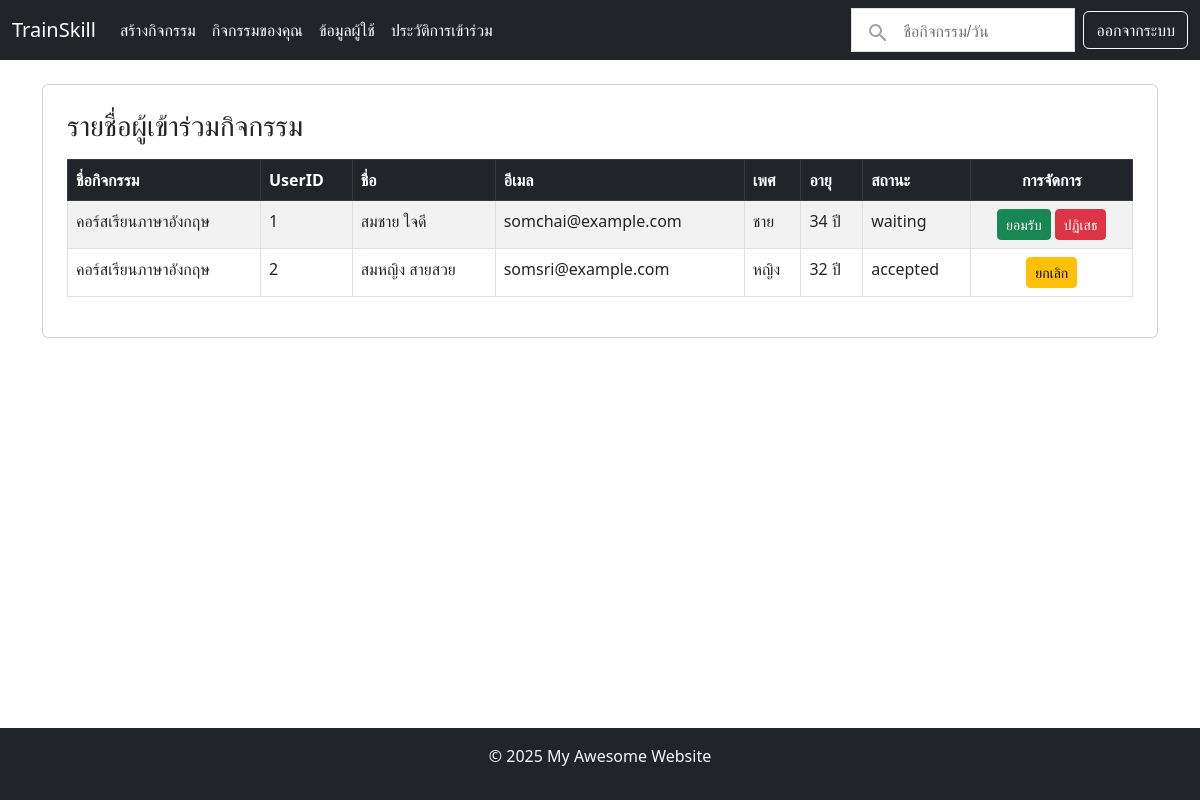
The page /course_participant?id=1 (signed in) on the database its author committed.
### tables this page shows
CREATE TABLE training (
    training_id INT PRIMARY KEY AUTO_INCREMENT,
    registration_id INT NOT NULL,
    status ENUM('waiting', 'accepted', 'cancelled') NOT NULL,
    FOREIGN KEY (registration_id) REFERENCES registration(registration_id) ON DELETE CASCADE
);

CREATE TABLE courses (
    course_id INT PRIMARY KEY AUTO_INCREMENT,
    course_name VARCHAR(255) NOT NULL,
    user_id INT NOT NULL,
    description TEXT,
    start_date DATE NOT NULL,
    end_date DATE NOT NULL,
    max_participants INT NOT NULL,
    FOREIGN KEY (user_id) REFERENCES users(user_id) ON DELETE CASCADE
);

CREATE TABLE registration (
    registration_id INT PRIMARY KEY AUTO_INCREMENT,
    user_id INT NOT NULL,
    course_id INT NOT NULL,
    FOREIGN KEY (user_id) REFERENCES users(user_id) ON DELETE CASCADE,
    FOREIGN KEY (course_id) REFERENCES courses(course_id) ON DELETE CASCADE
);

CREATE TABLE users (
    user_id INT PRIMARY KEY AUTO_INCREMENT,
    user_name VARCHAR(255) NOT NULL,
    email VARCHAR(255) UNIQUE NOT NULL,
    password VARCHAR(255) NOT NULL,
    gender ENUM('ชาย', 'หญิง', 'ไม่ระบุ'),
    birthday DATE,
    phone_number VARCHAR(20)
);

### includes/view.php (called while the page is built, shortened)
<?php
function renderView(string $template, array $data = []): void
{
    include TEMPLATES_DIR . '/header.php';
    include TEMPLATES_DIR . '/' . $template . '.php';
    include TEMPLATES_DIR . '/footer.php';
}

### routes/course_participant_get.php (called while the page is built)
<?php
$result = getTrainingByCourseId($_GET['id']);
renderView('course_participant_get', ['training' => $result]);

### databases/training.php (called while the page is built, shortened)
<?php
function getTrainingByCourseId($courseId): mysqli_result|bool
{
    $conn = getConnection();
    $sql = '
        SELECT c.*, u.*, r.*, t.*
        FROM training t
        INNER JOIN registration r ON t.registration_id = r.registration_id
        INNER JOIN users u ON r.user_id = u.user_id
        INNER JOIN courses c ON r.course_id = c.course_id
        WHERE c.course_id = ?;
    ';
    $stmt = $conn->prepare($sql);
    $stmt->bind_param('i', $courseId);
    $stmt->execute();
    $result = $stmt->get_result();
    return $result;
}

### templates/course_participant_get.php (the view)
<?php
$training = $data['training'];
?>
<div class="container mt-4 content">
    <div class="card p-4">
        <h3 class="mb-3">รายชื่อผู้เข้าร่วมกิจกรรม</h3>
        <div class="table-responsive">
            <table class="table table-bordered table-striped">
                <thead class="table-dark">
                    <tr>
                        <th>ชื่อกิจกรรม</th>
                        <th>UserID</th>
                        <th>ชื่อ</th>
                        <th>อีเมล</th>
                        <th>เพศ</th>
                        <th>อายุ</th>
                        <th>สถานะ</th>
                        <th class="text-center">การจัดการ</th>
                    </tr>
                </thead>
                <tbody>
                    <?php foreach ($training as $activity): ?>
                        <tr>
                            <td><?= $activity['course_name'] ?></td>
                            <td><?= $activity['user_id'] ?></td>
                            <td><?= $activity['user_name'] ?></td>
                            <td><?= $activity['email'] ?></td>
                            <td><?= $activity['gender'] ?></td>
                            <td><?= (new DateTime())->diff(new DateTime($activity['birthday']))->y . " ปี"; ?></td>
                            <td><?= $activity['status'] ?></td>
                            <td class="text-center">
                                <?php if ($activity['status'] == 'accepted' || $activity['status'] == 'cancelled') { ?>
                                    <a href="/course_response?user_id=<?= $activity['user_id'] ?>&course_id=<?= $activity['course_id'] ?>&status=<?= $activity['status'] ?>&bt=0" class="btn btn-warning btn-sm" onclick="return confirmAlright()">ยกเลิก</a>
                                <?php } else { ?>
                                    <a href="/course_response?user_id=<?= $activity['user_id'] ?>&course_id=<?= $activity['course_id'] ?>&status=<?= $activity['status'] ?>&bt=1" class="btn btn-success btn-sm" onclick="return confirmAlright()">ยอมรับ</a>
                                    <a href="/course_response?user_id=<?= $activity['user_id'] ?>&course_id=<?= $activity['course_id'] ?>&status=<?= $activity['status'] ?>&bt=2" class="btn btn-danger btn-sm" onclick="return confirmReject()">ปฏิเสธ</a>
                                <?php } ?>
                            </td>
                        </tr>
                    <?php endforeach; ?>
                </tbody>
            </table>
        </div>
    </div>
</div>

### public/index.php (shortened to what this page needs)
<?php
require_once INCLUDES_DIR . '/router.php';
require_once INCLUDES_DIR . '/view.php';
if (in_array(strtolower($_SERVER['REQUEST_URI']), PUBLIC_ROUTES)) {
    dispatch($_SERVER['REQUEST_URI'], $_SERVER['REQUEST_METHOD']);
    exit;
} elseif (isset($_SESSION['timestamp']) && time() - $_SESSION['timestamp'] < 30 * 60) {
    dispatch($_SERVER['REQUEST_URI'], $_SERVER['REQUEST_METHOD']);
} else {
    unset($_SESSION['timestamp']);
    header('Location: /');
    exit;
}

### includes/router.php (shortened to what this page needs)
<?php
function normalizeUri(string $uri): string
{
    $uri = strtok($uri, '?');
    $uri = strtolower(trim($uri, '/'));
    return $uri == INDEX_URI ? INDEX_ROUTE : $uri;
}
function getFilePath(string $uri, string $method): string
{
    return ROUTE_DIR . '/' . normalizeUri($uri) . '_' . strtolower($method) . '.php';
}
function dispatch(string $uri, string $method): void
{
    $uri = normalizeUri($uri);
    $filePath = getFilePath($uri, $method);
    if (file_exists($filePath)) {
        include($filePath);
        return;
    } else {
        notFound();
    }
}

### templates/header.php (shortened to what this page needs)
<!DOCTYPE html>
<html lang="th">
<head>
    <link href="https://cdn.jsdelivr.net/npm/bootstrap@5.3.0/dist/css/bootstrap.min.css" rel="stylesheet">
</head>
<body>
    <?php
    if (isset($_SESSION['timestamp'])) {
    ?>
        <nav class="navbar navbar-expand-lg navbar-dark bg-dark">
            <div class="container-fluid">
                <a class="navbar-brand nav-link" href="/">TrainSkill</a>
                <div class="collapse navbar-collapse">
                    <ul class="navbar-nav me-auto">
                        <li class="nav-item"><a class="nav-link" href="/course_create">สร้างกิจกรรม</a></li>
                        <li class="nav-item"><a class="nav-link" href="/course_own">กิจกรรมของคุณ</a></li>
                        <li class="nav-item"><a class="nav-link" href="/profile">ข้อมูลผู้ใช้</a></li>
                        <li class="nav-item"><a class="nav-link" href="/history">ประวัติการเข้าร่วม</a></li>
                    </ul>
                    <form class="d-flex">
                        <div class="searchbar">
                            <div class="searchbar-wrapper">
                                <div class="searchbar-left">
                                    <div class="search-icon-wrapper">
                                        <span class="search-icon searchbar-icon">
                                            <svg xmlns="http://www.w3.org/2000/svg" viewBox="0 0 24 24">
                                                <path d="M15.5 14h-.79l-.28-.27A6.471 6.471 0 0 0 16 9.5 6.5 6.5 0 1 0 9.5 16c1.61 0 3.09-.59 4.23-1.57l.27.28v.79l5 4.99L20.49 19l-4.99-5zm-6 0C7.01 14 5 11.99 5 9.5S7.01 5 9.5 5 14 7.01 14 9.5 11.99 14 9.5 14z"></path>
                                            </svg>
                                        </span>
                                    </div>
                                </div>
                                <div class="searchbar-center">
                                    <div class="searchbar-input-spacer"></div>
                                    <input type="search" class="searchbar-input" maxlength="2048" name="q" autocapitalize="off" autocomplete="off" title="Search" role="combobox" placeholder="ชื่อกิจกรรม/วัน">
                                </div>
                            </div>
                        </div>
                    </form>
                    <div class="btn btn-outline-light ms-2">
                        <a href="/logout" class="text-light text-decoration-none">ออกจากระบบ</a>
                    </div>
                </div>
            </div>
        </nav>
    <?php
    }
    ?>

### templates/footer.php (shortened to what this page needs)
<?php
if (isset($_SESSION['timestamp'])) {
?>
    <footer class="bg-dark text-light text-center py-3 mt-4">
        <p>&copy; <?= date('Y') ?> My Awesome Website</p>
    </footer>
<?php
} else
?>
</body>
</html>

### templates/header.php (style rules this page uses)
html, body { height: 100%; margin: 0; display: flex; flex-direction: column; }
.container { flex: 1; }
footer { background-color: #343a40; color: white; text-align: center; padding: 10px 0; margin-top: auto; }
.navbar a, .navbar button { color: white!important; }
.searchbar { font-size: 14px; font-family: arial, sans-serif; color: #202124; display: flex; z-index: 3; height: 44px; background: white; border: 1px solid #dfe1e5; box-shadow: none; margin: 0 auto; width: auto; max-width: 224px; }
.searchbar-wrapper { flex: 1; display: flex; padding: 5px 8px 0 14px; }
.searchbar-left { font-size: 14px; font-family: arial, sans-serif; color: #202124; display: flex; align-items: center; padding-right: 13px; margin-top: -5px; }
.search-icon-wrapper { margin: auto; }
.search-icon { margin-top: 3px; color: #9aa0a6; height: 20px; line-height: 20px; width: 20px; }
.searchbar-icon { display: inline-block; fill: currentColor; height: 24px; line-height: 24px; position: relative; width: 24px; }
.searchbar-center { display: flex; flex: 1; flex-wrap: wrap; }
.searchbar-input-spacer { color: transparent; flex: 100%; white-space: pre; height: 34px; font-size: 16px; }
.searchbar-input { background-color: transparent; border: none; margin: 0; padding: 0; color: rgba(0, 0, 0, .87); word-wrap: break-word; outline: none; display: flex; flex: 100%; margin-top: -35px; height: 34px; font-size: 16px; max-width: 100%; width: 100%; }

### rows shown on the page
training: courses.course_name "คอร์สเรียนภาษาอังกฤษ", registration.user_id "1", users.user_name "สมชาย ใจดี", users.email "somchai@example.com", users.gender "ชาย", status "waiting"
training: courses.course_name "คอร์สเรียนภาษาอังกฤษ", registration.user_id "2", users.user_name "สมหญิง สายสวย", users.email "somsri@example.com", users.gender "หญิง", status "accepted"
